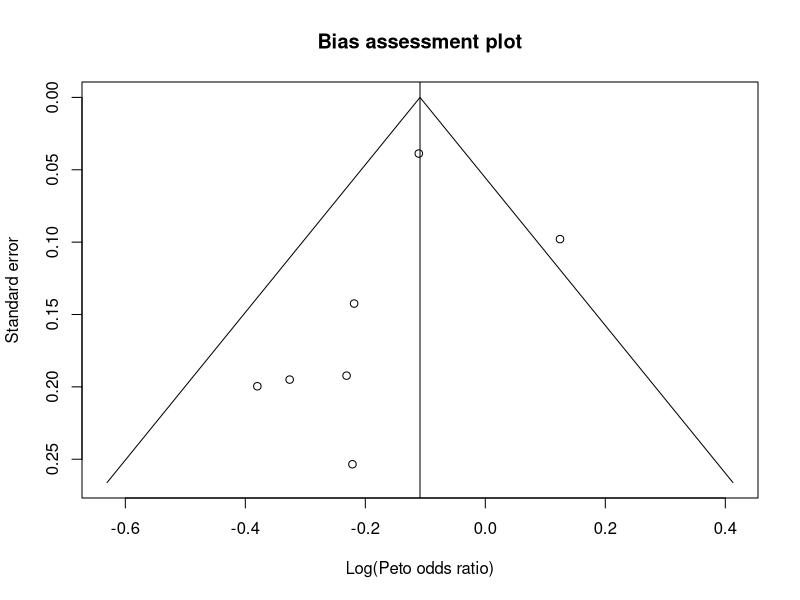
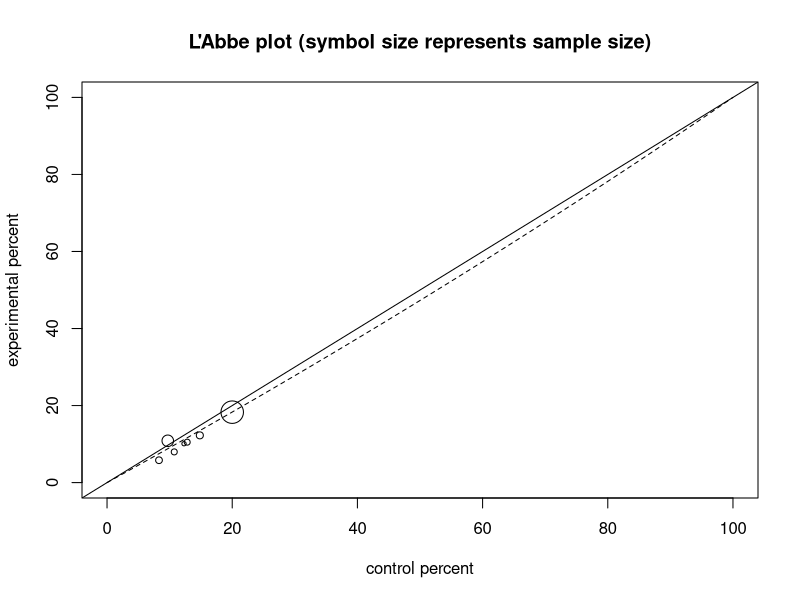
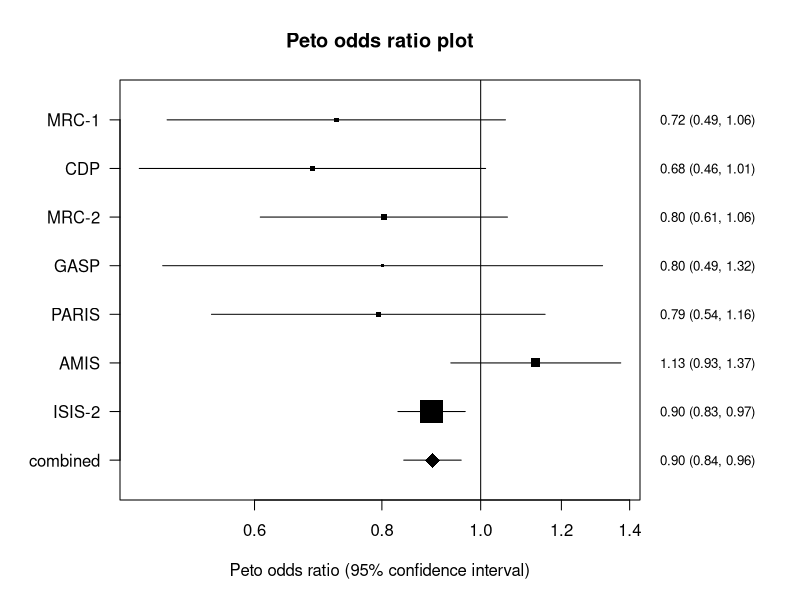
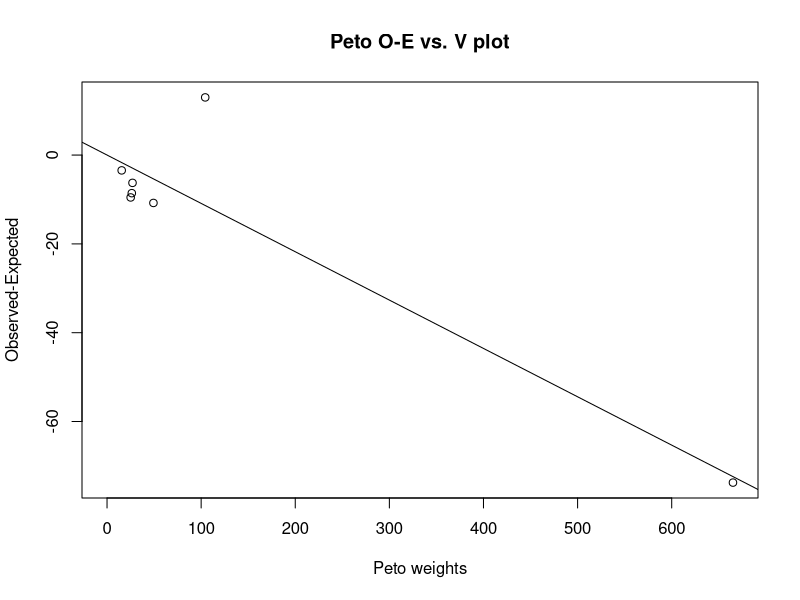

R code for these plots, in order:
# Peto odds ratio meta-analysis: the StatsDirect help example (Fleiss 1993, deaths after
# heart attack in seven trials of aspirin; the test workbook's Meta-analysis worksheet
# columns Exposed total, Exposed cases, Non-exposed total, Non-exposed cases and Study)
# in R
study <- c("MRC-1", "CDP", "MRC-2", "GASP", "PARIS", "AMIS", "ISIS-2")
aspirin <- c(615, 758, 832, 317, 810, 2267, 8587)
aspirin_deaths <- c(49, 44, 102, 32, 85, 246, 1570)
control <- c(624, 771, 850, 309, 406, 2257, 8600)
control_deaths <- c(67, 64, 126, 38, 52, 219, 1720)

# Base R has no meta-analysis function, so each study's fourfold table is worked as the
# formulae above give it: a and b are the deaths on aspirin and on control, cc and dd
# the survivors (not c and d, which would hide two of R's own functions), and n is the
# size of the study
a <- aspirin_deaths
b <- control_deaths
cc <- aspirin - aspirin_deaths
dd <- control - control_deaths
n <- a + b + cc + dd
k <- length(a)
print(data.frame(study, a, b, cc, dd))
six <- function(x) formatC(x, digits = 6, format = "f", drop0trailing = TRUE)
pv <- function(p) {
  if (p < 0.0001) "P < 0.0001" else
    paste("P =", formatC(p, digits = 4, format = "f", drop0trailing = TRUE))
}

# O - E is the number of deaths on aspirin less the number expected if aspirin had no
# effect; V is the hypergeometric variance of that number, and it is also the weight of
# the study. The Peto odds ratio is exp((O - E) / V), with its interval from the normal
# distribution.
E <- (a + b) * (a + cc) / n
oe <- a - E
V <- (a + b) * (cc + dd) * (a + cc) * (b + dd) / (n^2 * (n - 1))
z <- qnorm(0.975)
or <- exp(oe / V)
lower <- exp((oe - z * sqrt(V)) / V)
upper <- exp((oe + z * sqrt(V)) / V)
cat("Stratum, O-E, odds ratio, 95% CI:\n")
for (i in 1:k) {
  cat(i, six(oe[i]), six(or[i]), six(lower[i]), six(upper[i]), study[i], "\n")
}

# The standardised effect is the log odds ratio, (O - E) / V, whose variance is 1 / V;
# the weights are the V as percentages of their total
cat("Stratum, standardised effect, variance, % weight:\n")
for (i in 1:k) {
  cat(i, six(log(or[i])), six(1 / V[i]), six(100 * V[i] / sum(V)), study[i], "\n")
}

# Each study's test of no effect: z = (O - E) / sqrt(V) against the normal distribution
zi <- oe / sqrt(V)
cat("Stratum, V, z, P (two sided):\n")
for (i in 1:k) {
  cat(i, six(V[i]), six(zi[i]), pv(2 * pnorm(-abs(zi[i]))), study[i], "\n")
}

# The pooled odds ratio (fixed effects): the sums of O - E and of V take the place of
# the single study's in the same formulae
sum_oe <- sum(oe)
sum_V <- sum(V)
pooled <- exp(sum_oe / sum_V)
pooled_lower <- exp((sum_oe - z * sqrt(sum_V)) / sum_V)
pooled_upper <- exp((sum_oe + z * sqrt(sum_V)) / sum_V)
z_pooled <- sum_oe / sqrt(sum_V)
cat("Pooled odds ratio = ", six(pooled), " (95% CI = ", six(pooled_lower), " to ",
    six(pooled_upper), ")\n", sep = "")
cat("Z (test of odds ratio differs from 1) =", six(z_pooled), " ",
    pv(2 * pnorm(-abs(z_pooled))), "\n")

# Non-combinability: Cochran's Q is the weighted sum of squared differences between the
# studies' log odds ratios and the pooled one, with the V as weights, referred to the
# chi-square distribution with k - 1 degrees of freedom. I-squared is 100 (Q - df) / Q,
# not below zero. Its interval is the non-central chi-square method of Hedges and
# Pigott (2001) that the report uses: Q is treated as a non-central chi-square variable
# on df degrees of freedom, and each limit is the non-centrality parameter at which the
# observed Q sits at the 97.5th (lower limit) or the 2.5th (upper limit) percentile,
# found with uniroot and pchisq; a limit is 0 when the central distribution already
# puts Q below that percentile. A non-centrality lambda gives
# I-squared = lambda / (df + lambda)
Q <- sum(V * (log(or) - log(pooled))^2)
dfq <- k - 1
cat("Cochran Q = ", six(Q), "  (df = ", dfq, ")  ",
    pv(pchisq(Q, dfq, lower.tail = FALSE)), "\n", sep = "")
one <- function(x) formatC(x, digits = 1, format = "f", drop0trailing = TRUE)
i2 <- max(0, 100 * (Q - dfq) / Q)
ncp_limit <- function(p) {
  if (pchisq(Q, dfq) <= p) return(0)
  # the bracket Q + 1000 is ample: the distribution function there is near 0
  uniroot(function(l) pchisq(Q, dfq, ncp = l) - p, c(0, Q + 1000), tol = 1e-10)$root
}
lambda <- c(ncp_limit(0.975), ncp_limit(0.025))
i2_ci <- 100 * lambda / (dfq + lambda)
cat("I2 (inconsistency) = ", one(i2), "% (95% CI = ", one(i2_ci[1]), "% to ",
    one(i2_ci[2]), "%)\n", sep = "")

# Bias indicators. Each study's standard error of the log odds ratio is 1 / sqrt(V).
# Begg and Mazumdar's test is Kendall's tau between the standardised deviates of the
# studies from the pooled log odds ratio and their variances; the exact P holds when
# there are no ties among either, as here. The report notes the test's low power with
# fewer than eleven studies.
se <- 1 / sqrt(V)
deviate <- (log(or) - log(pooled)) / sqrt(se^2 - 1 / sum_V)
begg <- cor.test(deviate, se^2, method = "kendall", exact = TRUE)
cat("Begg-Mazumdar: Kendall's tau =", six(begg$estimate), " ", pv(begg$p.value),
    "(low power)\n")

# Egger's test regresses each log odds ratio divided by its standard error on the
# precision, 1 / standard error: the bias is the intercept, tested with Student's t on
# k - 2 degrees of freedom and given a 90% interval, twice the alpha of the analysis
egger <- lm(I(log(or) / se) ~ I(1 / se))
egger_ci <- confint(egger, level = 0.9)
cat("Egger: bias = ", six(coef(egger)[1]), " (90% CI = ", six(egger_ci[1, 1]), " to ",
    six(egger_ci[1, 2]), ")  ", pv(summary(egger)$coefficients[1, 4]), "\n", sep = "")

# Harbord's modification regresses the score O - E divided by sqrt(V) on sqrt(V). For
# the Peto odds ratio that is the same regression as Egger's, since the log odds ratio
# over its standard error is (O - E) / sqrt(V) and the precision is sqrt(V), so the two
# tests agree unless a table with an empty cell needs a continuity correction
harbord <- lm(I(oe / sqrt(V)) ~ sqrt(V))
harbord_ci <- confint(harbord, level = 0.9)
cat("Harbord-Egger: bias = ", six(coef(harbord)[1]), " (90% CI = ",
    six(harbord_ci[1, 1]), " to ", six(harbord_ci[1, 2]), ")  ",
    pv(summary(harbord)$coefficients[1, 4]), "\n", sep = "")

# The report's charts. First the bias assessment (funnel) plot: each log odds ratio
# against its standard error, the axis reversed so that the 95% cone about the pooled
# log odds ratio opens downwards
se_top <- max(se) * 1.05
plot(log(or), se, ylim = c(se_top, 0), xlab = "Log(Peto odds ratio)",
     ylab = "Standard error", main = "Bias assessment plot",
     xlim = range(log(or), log(pooled) + c(-1, 1) * z * se_top))
abline(v = log(pooled))
lines(log(pooled) + c(-1, 0, 1) * z * se_top, c(se_top, 0, se_top))

# The L'Abbe plot: the percentage of deaths on aspirin against that on control, each
# study drawn with a symbol whose size grows with its sample size, the line of
# equality, and the dashed curve on which a study with the pooled odds ratio lies
# whatever its control rate
plot(100 * b / (b + dd), 100 * a / (a + cc), xlim = c(0, 100), ylim = c(0, 100),
     cex = 3 * sqrt(n / max(n)), xlab = "control percent",
     ylab = "experimental percent",
     main = "L'Abbe plot (symbol size represents sample size)")
abline(0, 1)
pc <- 0:100
lines(pc, 100 * pooled * pc / (100 - pc + pooled * pc), lty = 2)

# The Peto odds ratio (forest) plot on a log scale: each study's odds ratio with its 95%
# interval and a square whose size grows with its weight, the line of no effect, and
# the pooled odds ratio and interval at the foot
par(mar = c(5, 6, 4, 8))
plot(c(lower, pooled_lower), k:0, type = "n", log = "x", yaxt = "n",
     xlim = range(lower, upper), ylim = c(-0.5, k + 0.5), ylab = "",
     xlab = "Peto odds ratio (95% confidence interval)", main = "Peto odds ratio plot")
segments(lower, k:1, upper, k:1)
points(or, k:1, pch = 15, cex = 3 * sqrt(V / max(V)))
segments(pooled_lower, 0, pooled_upper, 0)
points(pooled, 0, pch = 18, cex = 2)
abline(v = 1)
axis(2, at = k:0, labels = c(study, "combined"), las = 1)
label <- sprintf("%.2f (%.2f, %.2f)", c(or, pooled), c(lower, pooled_lower),
                 c(upper, pooled_upper))
mtext(label, side = 4, at = k:0, las = 1, line = 1, cex = 0.8)
par(mar = c(5, 4, 4, 2) + 0.1)

# And the plot of O - E against V, both axes including the origin: the studies fall
# along the line through the origin with the slope of the pooled log odds ratio when
# all of them share one odds ratio
plot(V, oe, xlim = c(0, max(V)), ylim = range(0, oe), xlab = "Peto weights",
     ylab = "Observed-Expected", main = "Peto O-E vs. V plot")
abline(0, log(pooled))
